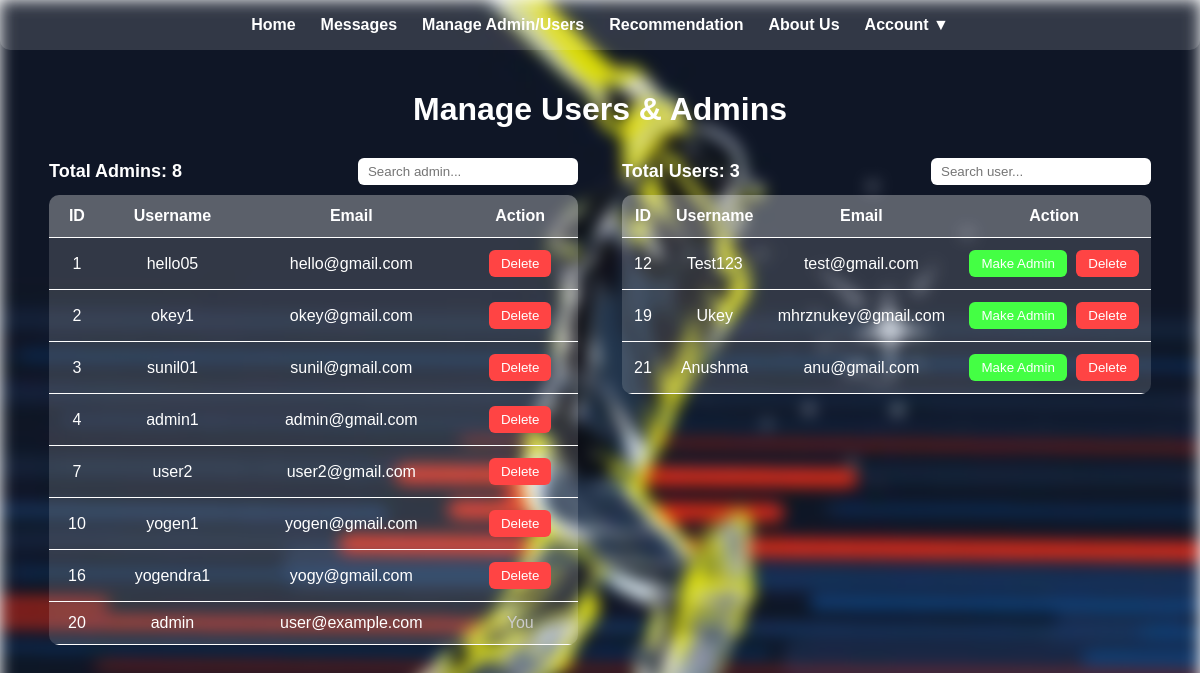
Screenshot of /admin/manage_users (signed in) with the database file from the repository.
### app.py (models this page shows)
class User(UserMixin, db.Model):
    id = db.Column(db.Integer, primary_key=True)
    username = db.Column(db.String(150), unique=True, nullable=False)
    email = db.Column(db.String(150), unique=True, nullable=False)
    gender = db.Column(db.String(20), nullable=False)
    password = db.Column(db.String(150), nullable=False)
    is_admin = db.Column(db.Boolean, default=False)

### app.py (the view)
@app.route('/admin/manage_users')
@login_required
def manage_users():
    if not current_user.is_admin:
        flash("Access denied: Admins only.", "danger")
        return redirect(url_for('home'))
    admins = User.query.filter_by(is_admin=True).all()
    users = User.query.filter_by(is_admin=False).all()
    return render_template('manage_users.html', admins=admins, users=users)

### app.py (called while the page is built)
@login_manager.user_loader
def load_user(user_id):
    return User.query.get(int(user_id))

### templates/manage_users.html (shortened to what this page needs)
<!DOCTYPE html>
<html lang="en">
<head>
</head>
<body>
{% include 'admin_header.html' %}
    <h1>Manage Users & Admins</h1>
    <div class="tables-container">
        <div class="table-wrapper">
            <div class="header-container">
                <div class="total-count">Total Admins: {{ admins|length }}</div>
                <input type="text" id="searchAdmin" class="search-input" onkeyup="searchTable('searchAdmin','adminsTable')" placeholder="Search admin...">
            </div>
            <table id="adminsTable">
                <tr>
                    <th>ID</th>
                    <th>Username</th>
                    <th>Email</th>
                    <th>Action</th>
                </tr>
                {% for admin in admins %}
                <tr>
                    <td>{{ admin.id }}</td>
                    <td>{{ admin.username }}</td>
                    <td>{{ admin.email }}</td>
                    <td>
                        {% if admin.id != current_user.id %}
                        <form method="POST" action="{{ url_for('delete_user', user_id=admin.id) }}" onsubmit="return confirm('Are you sure you want to delete this admin?');">
                            <button type="submit">Delete</button>
                        </form>
                        {% else %}
                        <span style="color: #ccc;">You</span>
                        {% endif %}
                    </td>
                </tr>
                {% endfor %}
            </table>
        </div>
        <div class="table-wrapper">
            <div class="header-container">
                <div class="total-count">Total Users: {{ users|length }}</div>
                <input type="text" id="searchUser" class="search-input" onkeyup="searchTable('searchUser','usersTable')" placeholder="Search user...">
            </div>
            <table id="usersTable">
                <tr>
                    <th>ID</th>
                    <th>Username</th>
                    <th>Email</th>
                    <th>Action</th>
                </tr>
                {% for user in users %}
                <tr>
                    <td>{{ user.id }}</td>
                    <td>{{ user.username }}</td>
                    <td>{{ user.email }}</td>
                    <td>
                        <form method="POST" action="{{ url_for('make_admin', user_id=user.id) }}" style="display:inline;" onsubmit="return confirm('Are you sure you want to make this user an admin?');">
                            <button type="submit" class="make-admin-btn">Make Admin</button>
                        </form>
                        <form method="POST" action="{{ url_for('delete_user', user_id=user.id) }}" style="display:inline;" onsubmit="return confirm('Are you sure you want to delete this user?');">
                            <button type="submit">Delete</button>
                        </form>
                    </td>
                </tr>
                {% endfor %}
            </table>
        </div>
    </div>
</body>
</html>

### templates/admin_header.html (style rules this page uses)
body { padding-top: 70px; margin: 0; font-family: Arial, sans-serif; }

### rows the page displays
User: id "1", username "hello05", email "hello@gmail.com"
User: id "2", username "okey1", email "okey@gmail.com"
User: id "3", username "sunil01", email "sunil@gmail.com"
User: id "4", username "admin1", email "admin@gmail.com"
User: id "7", username "user2", email "user2@gmail.com"
User: id "10", username "yogen1", email "yogen@gmail.com"
User: id "16", username "yogendra1", email "yogy@gmail.com"
User: id "20", username "admin", email "user@example.com", shows "You"
User: id "12", username "Test123", email "test@gmail.com"
User: id "19", username "Ukey", email "mhrznukey@gmail.com"
User: id "21", username "Anushma", email "anu@gmail.com"

### other values shown
{{ admins|length }} "8"
{{ users|length }} "3"
